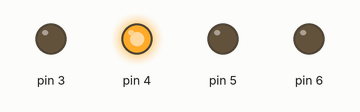
Recording of a sketch running on a simulated Arduino Uno, built with avr-gcc and run on an emulated ATmega328P. Shown: output pins drawn as LEDs (lit = HIGH). Random numbers use the default seed unless the sketch sets one.

Above: at 12.5 s.
At 37.5 s:
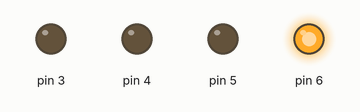
At 54.0 s:
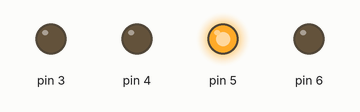
Timing chart, 0 to 75.4 s (numbered marks = the images above):
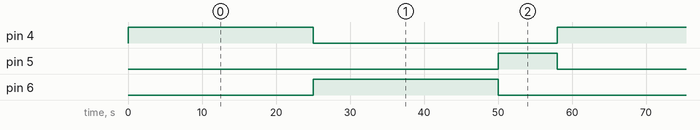

The sketch:

TrafficLight.ino
```cpp
#include "MsTimer2.h"
#include "LightModel.h"
#include "LightController.h"

// This file now requires the use of MsTimer2 from
// http://www.arduino.cc/playground/Main/MsTimer2

LightModel lightModel;

LightController* lc;
USLightController uslc;
RandomLightController rlc;

const int TICK_INTERVAL = 100;

// Switch to the other light controller, but not the one we're on.
void switchController()
{
  if (lc == &uslc)
  {
    lc = &rlc;
  }
  else
  {
    lc = &uslc;
  }

  lc->reset();
}

void setup()
{
  // Set up serial for debuggin
//  Serial.begin(9600);

  // Set up the random number generator
  randomSeed(analogRead(0));

  // Set up our light model, assign it to the controllers
  // and set our default controller and reset it.
  lightModel.setup();
  LightController::setLightModel(&lightModel);
  lc = &uslc;
  lc->reset();

  // Use Timer2 to call back to switchController to switch modes every
  // 30 seconds until we can wire in a button on an interrupt.
  MsTimer2::set(300000, switchController); // 5 minute period
  MsTimer2::start();
}

void loop()
{
  lc->tick();
}
```

LightController.cpp
```cpp
#include "Arduino.h"
#include "LightController.h"
#include "LightModel.h"

LightModel* LightController::sLightModel = 0;

LightController::LightController()
{
}

void LightController::setLightModel(LightModel* lm)
{
    sLightModel = lm;
}

void LightController::reset()
{
    sLightModel->setState(LightModel::ALL_OFF);
    mBaseTimeMillis = millis();
}

USLightController::USLightController() : LightController(), mState(0)
{
}

void USLightController::reset()
{
    LightController::reset();
    sLightModel->setState(LightModel::RED_ON);
    mState = 0;
}

const unsigned long USLightController::times[] = {25000, 50000, 58000};
const byte USLightController::states[] =
{
    LightModel::GREEN_ON,
    LightModel::AMBER_ON,
    LightModel::RED_ON
};

void USLightController::tick()
{
    unsigned long time = millis();
    unsigned long diff = time - mBaseTimeMillis;

    if (diff >= times[mState])
    {
        sLightModel->setState(states[mState++]);
        if(mState > 2)
        {
            mBaseTimeMillis = time;
            mState = 0;
        }
    }
}

RandomLightController::RandomLightController() : LightController()
{
}

void RandomLightController::tick()
{
    unsigned long time = millis();
    unsigned long diff = time - mBaseTimeMillis;

    if (diff >= 400)
    {
        byte newState = random(7);
        sLightModel->setState(newState);
        mBaseTimeMillis = time;
    }
}

EuropeanLightController::EuropeanLightController() : LightController()
{
}

void EuropeanLightController::tick()
{
}
```

LightController.h
```cpp
#ifndef LIGHTCONTROLLER_H
#define LIGHTCONTROLLER_H

#include "TrafficLight_fwd.h"

class LightController
{
  public:
    LightController();

    static void setLightModel(LightModel* lm);

    virtual void tick() = 0;
    virtual void reset();

  protected:
    static LightModel* sLightModel;
    unsigned long mBaseTimeMillis;
};

class USLightController : public LightController
{
  public:
    USLightController();
    virtual void tick();
    virtual void reset();

  private:
    static const unsigned long times[];
    static const byte states[];
    short mState;
};

class RandomLightController : public LightController
{
  public:
    RandomLightController();
    virtual void tick();
};

class EuropeanLightController : public LightController
{
  public:
    EuropeanLightController();
    virtual void tick();
};

#endif /* LIGHTCONTROLLER_H */

/* Local Variables: */
/* mode: c++ */
/* End: */
```

LightModel.cpp
```cpp
#include "Arduino.h"
#include "LightModel.h"

const byte LightModel::ALL_OFF = 0x0;
const byte LightModel::RED_ON = 0x1;
const byte LightModel::AMBER_ON = 0x2;
const byte LightModel::GREEN_ON = 0x4;

LightModel::LightModel()
  : state(0)
{
}

// typical AMBER light is 5 seconds
void LightModel::setup()
{
    // Set digital pins 4, 5, 6, and 7 to be output
    DDRD = B01111000;

    // Set all values low
    PORTD = ALL_OFF;
}

// The state is only expecting a value between 0 and 7.  We'll
// bitshift it over twice to match our input.
void LightModel::setState(byte newState)
{
    state = newState << 4;

//    prettyPrintState(newState);

    PORTD = state;
}

// void LightModel::prettyPrintState(byte state)
// {
//     Serial.print("Set state to: ");
//     if (state & RED_ON)
//     {
//         Serial.print("RED ");
//     }

//     if (state & AMBER_ON)
//     {
//         Serial.print("AMBER ");
//     }

//     if (state & GREEN_ON)
//     {
//         Serial.print("GREEN ");
//     }

//     Serial.println(".");

// }
```

LightModel.h
```cpp
#ifndef LIGHTMODEL_H
#define LIGHTMODEL_H

typedef unsigned char byte;

class LightModel
{
  public:
    LightModel();
    void setup();

    void setState(byte newState);

    static const byte ALL_OFF;
    static const byte RED_ON;
    static const byte AMBER_ON;
    static const byte GREEN_ON;

  private:
//    void prettyPrintState(byte state);

    byte state;
};

#endif /* LIGHTMODEL_H */

/* Local Variables: */
/* mode: c++ */
/* End: */
```

TrafficLight_fwd.h
```cpp
#ifndef TRAFFICLIGHT_FWD_H
#define TRAFFICLIGHT_FWD_H

class LightModel;

#endif

/* Local Variables: */
/* mode: c++ */
/* End: */
```

Measured:
- by itself, pin 4, pin 6: alternates HIGH for 25.0 s and LOW for 33.0 s
- by itself, pin 5: alternates HIGH for 8.0 s and LOW for 50.0 s
